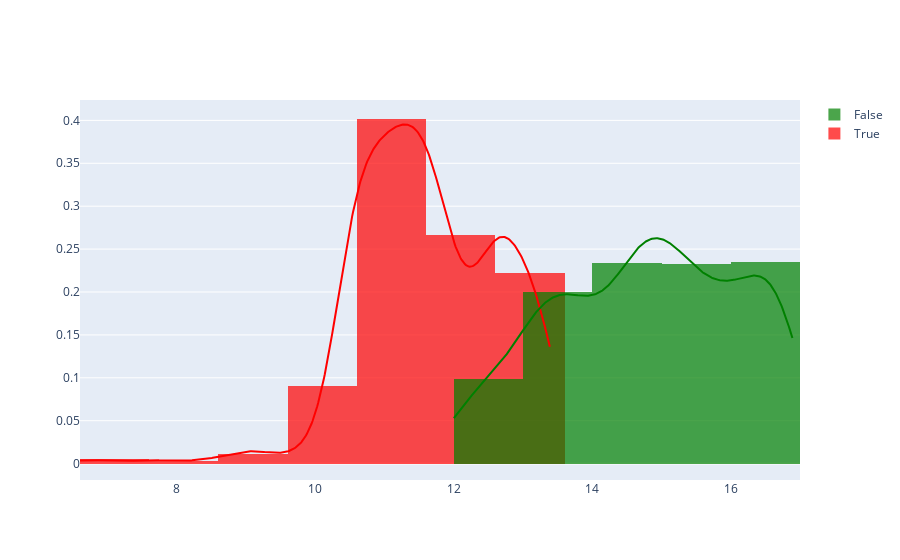

The notebook cell saved with this chart:
### Code cell
a =list((df[df['Result'] == 1]['Hemoglobin']))
b =list((df[df['Result'] == 0]['Hemoglobin']))
c = [a,b]

px.create_distplot(hist_data=c,group_labels=['True','False'],show_rug=False,colors=['Red','Green'])

### Figure 1 — Plotly figure (JSON) as saved in the notebook; plotly's stock layout.template omitted (floating-point values rounded to 4 significant figures; data arrays with more than 128 entries replaced by an {"elided": "..."} marker saying what was removed)
{"data": [{"autobinx": false, "histnorm": "probability density", "legendgroup": "True", "marker": {"color": "Red"}, "name": "True", "opacity": 0.7, "type": "histogram", "x": {"elided": "620 float values"}, "xaxis": "x", "xbins": {"end": 13.4, "size": 1, "start": 6.6}, "yaxis": "y"}, {"autobinx": false, "histnorm": "probability density", "legendgroup": "False", "marker": {"color": "Green"}, "name": "False", "opacity": 0.7, "type": "histogram", "x": {"elided": "620 float values"}, "xaxis": "x", "xbins": {"end": 16.9, "size": 1, "start": 12}, "yaxis": "y"}, {"legendgroup": "True", "marker": {"color": "Red"}, "mode": "lines", "name": "True", "showlegend": false, "type": "scatter", "x": {"elided": "500 float values"}, "xaxis": "x", "y": {"elided": "500 float values"}, "yaxis": "y"}, {"legendgroup": "False", "marker": {"color": "Green"}, "mode": "lines", "name": "False", "showlegend": false, "type": "scatter", "x": {"elided": "500 float values"}, "xaxis": "x", "y": {"elided": "500 float values"}, "yaxis": "y"}], "layout": {"barmode": "overlay", "hovermode": "closest", "legend": {"traceorder": "reversed"}, "xaxis": {"anchor": "y2", "domain": [0, 1], "zeroline": false}, "yaxis": {"anchor": "free", "domain": [0, 1], "position": 0}}}
